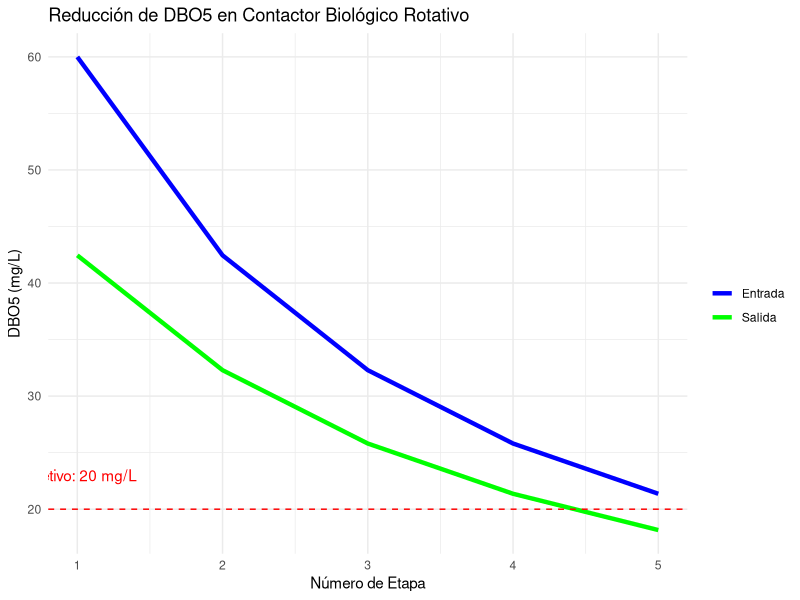
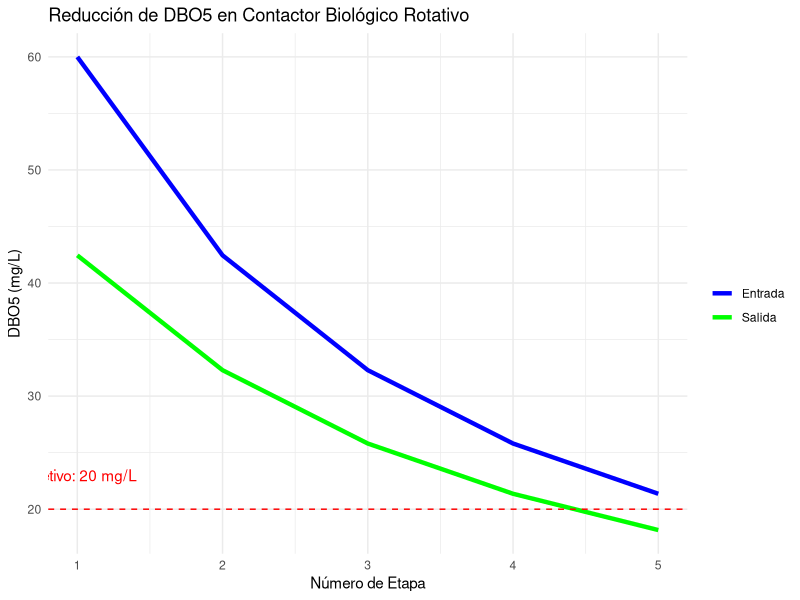

The R script that drew these images, in order:
# ==========================================================================
# Cálculo de etapas en contactor biológico rotativo
# ==========================================================================
# Autor: Dr. José Juan Torres Martínez
# Docente de Ciencias Químicas
# Universidad Autónoma de San Luis Potosí (UASLP)
# México
#
# Material académico para estudiantes
#
# Descripción: Determinar número de etapas para reducir DBO5 de 60 a 20 mg/L
# ==========================================================================


# DATOS DE ENTRADA
# -----------------------------------------------------------
S0 <- 60                  # DBO5 inicial (mg/L)
Se_deseado <- 20          # DBO5 objetivo (mg/L)
Q <- 20000                # Caudal (m³/d)
A_etapa <- 20000          # Área de discos por etapa (m²)
k <- 0.00974              # Constante del modelo Optiken

# -----------------------------------------------------------
# FUNCIÓN DEL MODELO OPTIKEN
# -----------------------------------------------------------
calcular_DBO_salida <- function(S_entrada, A_Q) {
  (-1 + sqrt(1 + 4 * k * A_Q * S_entrada)) / (2 * k * A_Q)
}

# -----------------------------------------------------------
# SIMULACIÓN POR ETAPAS
# -----------------------------------------------------------
A_Q <- A_etapa/Q         # Relación área/caudal (d/m)
resultados <- data.frame(Etapa = integer(),
                         DBO_entrada = numeric(),
                         DBO_salida = numeric())

S_actual <- S0
etapa <- 1

while(S_actual > Se_deseado) {
  S_salida <- calcular_DBO_salida(S_actual, A_Q)
  
  resultados <- rbind(resultados, 
                      data.frame(Etapa = etapa,
                                 DBO_entrada = S_actual,
                                 DBO_salida = S_salida))
  
  S_actual <- S_salida
  etapa <- etapa + 1
  
  # Prevención de bucle infinito
  if(etapa > 20) break
}

# -----------------------------------------------------------
# PRESENTACIÓN DE RESULTADOS
# -----------------------------------------------------------
cat("\n----------------------------------------\n")
cat(" CONTACTOR BIOLÓGICO ROTATIVO\n")
cat("----------------------------------------\n")

cat("\nPARÁMETROS DE DISEÑO:\n")
cat(" - DBO5 inicial (S0):", S0, "mg/L\n")
cat(" - DBO5 objetivo:", Se_deseado, "mg/L\n")
cat(" - Caudal (Q):", Q, "m³/d\n")
cat(" - Área por etapa:", A_etapa, "m²\n")
cat(" - Relación A/Q:", round(A_Q, 2), "d/m\n")

cat("\nRESULTADOS POR ETAPA:\n")
print(resultados, row.names = FALSE)

cat("\nCONCLUSIÓN:\n")
cat("Se requieren", nrow(resultados), "etapas para alcanzar\n") 
cat("una DBO5 de", round(tail(resultados$DBO_salida, 1), 1), "mg/L\n")

# -----------------------------------------------------------
# GRÁFICO DE EVOLUCIÓN POR ETAPAS
# -----------------------------------------------------------
library(ggplot2)

g <- ggplot(resultados, aes(x = Etapa)) +
  geom_line(aes(y = DBO_entrada, color = "Entrada"), linewidth = 1.5) +
  geom_line(aes(y = DBO_salida, color = "Salida"), linewidth = 1.5) +
  geom_hline(yintercept = Se_deseado, linetype = "dashed", color = "red") +
  annotate("text", x = 1, y = Se_deseado + 3, 
           label = paste("Objetivo:", Se_deseado, "mg/L"), color = "red") +
  labs(title = "Reducción de DBO5 en Contactor Biológico Rotativo",
       x = "Número de Etapa",
       y = "DBO5 (mg/L)",
       color = "") +
  scale_color_manual(values = c("Entrada" = "blue", "Salida" = "green")) +
  theme_minimal() +
  scale_x_continuous(breaks = 1:nrow(resultados))

print(g)
ggsave("problema_25_rbc.png", plot = g, width = 8, height = 5, dpi = 300)

# --------------------------------------------------------------------------
# Interpretación: Reducción de DBO5 en Contactor Biológico Rotativo
# --------------------------------------------------------------------------
# - Eje X: el número de etapa (1, 2, 3, ...). Es un conteo, por eso es adimensional y no tiene unidades.
# - Eje Y: la DBO5 en mg/L (miligramos por litro). Hay dos líneas: la azul es la DBO5 que entra a cada etapa y la verde es la DBO5 que sale de esa etapa. La línea roja discontinua marca el objetivo, 20 mg/L.
# - Lo que se aprecia: las dos líneas bajan etapa tras etapa y la caída más grande ocurre en la primera (de 60 a unos 42.5 mg/L); después cada etapa quita cada vez menos. La línea verde cruza el objetivo de 20 mg/L en la quinta etapa, con una salida de unos 18.2 mg/L.
# - Qué significa: se necesitan 5 etapas para pasar de 60 a menos de 20 mg/L, y las primeras etapas hacen la mayor parte del trabajo: añadir etapas más allá de la quinta aportaría muy poco.

# --------------------------------------------------------------------------
# Qué aprendimos
# --------------------------------------------------------------------------
# - Un contactor biológico rotativo trabaja por etapas en serie: la salida de una etapa es la entrada de la siguiente.
# - La relación área/caudal (A/Q) se expresa en d/m (días por metro) y es el parámetro que alimenta el modelo de Optiken.
# - Cada etapa remueve menos que la anterior: la caída más grande ocurre en la primera etapa, cuando la DBO5 es más alta.
